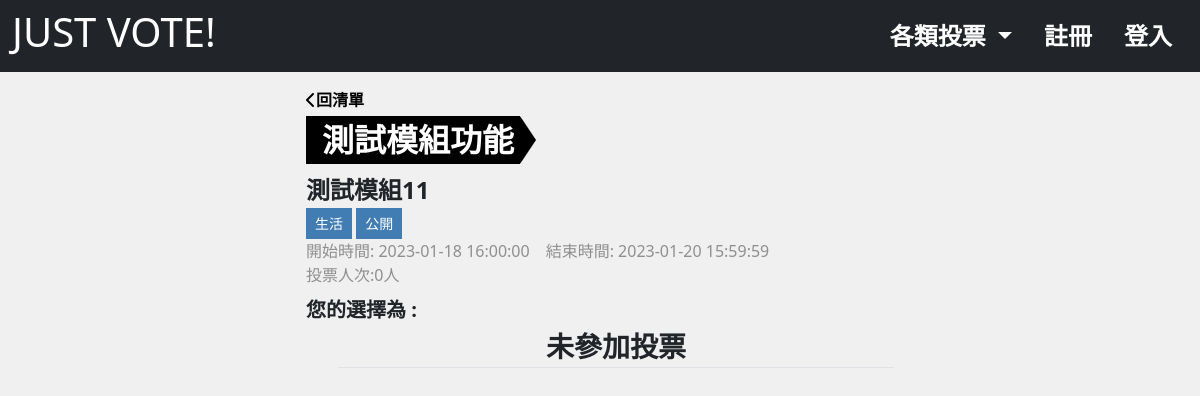
Page /?do=survey_result&id=85 on the committed database.
### tables this page shows
CREATE TABLE `projectvote_subject` (
  `id` int(10) UNSIGNED NOT NULL,
  `title` varchar(64) NOT NULL COMMENT '投票主題',
  `description` text DEFAULT NULL COMMENT '描述',
  `type` tinyint(3) UNSIGNED NOT NULL DEFAULT 0 COMMENT '投票類型',
  `vote` int(10) NOT NULL DEFAULT 0 COMMENT '被投票次數',
  `private` tinyint(1) NOT NULL DEFAULT 0 COMMENT '是否為私人投票',
  `category_id` int(10) UNSIGNED NOT NULL,
  `start_time` timestamp NOT NULL DEFAULT current_timestamp() COMMENT '開始時間',
  `end_time` timestamp NULL DEFAULT NULL COMMENT '結束時間',
  `created_at` timestamp NOT NULL DEFAULT current_timestamp(),
  `update_at` timestamp NOT NULL DEFAULT current_timestamp() ON UPDATE current_timestamp(),
  `check_num` int(10) UNSIGNED NOT NULL
);

CREATE TABLE `projectvote_subject_category` (
  `id` int(10) UNSIGNED NOT NULL,
  `category` varchar(32) NOT NULL
);

### db/base.php (called while the page is built, shortened)
<?php
$db = "mysql:local=localhost;charset=utf8;dbname=vote;";
$pdo = new PDO($db,"root","");
function find($table,$id){
    global $pdo;
    $sql = "SELECT * FROM  `$table`";
    if(is_array($id)){
        $input = [];
        foreach($id as $key => $value){
            $input[]="`$key`='$value'";
        }
        $sql = $sql ." WHERE ". join(" && ",$input);
    }else {
        $sql = $sql . "WHERE `id`='$id'";
    }
    return $pdo->query($sql)->fetch(PDO::FETCH_ASSOC);
}
?>

### front/survey_result.php (the view, shortened to what this page needs)
<?php
include_once "./db/base.php";
$survey = find('projectvote_subject',$_GET['id']);
$categoryName = find('projectvote_subject_category',$survey['category_id']);
$optionId='';
switch($survey['private']){
    case 0:
        $private = '公開';
    break;
}
?>
<div class="container-xxl pb-5 mt-3">
    <div class="survey-info w-50 mx-auto">
      <a href="#" class="fw-bold d-block mb-1 back-btn"><i class="fa-solid fa-chevron-left mr-1"></i>回清單</a>
      <h2 class="section-tag tag-lg mb-2"><?=$survey['title']?></h2>
      <p class="fs-4 fw-bold mt-2 mb-0" ><?=$survey['description']?></p>
      <div class="tag">
          <span class="survey-tag btn btn-sm"><?=$categoryName['category']?></span>
          <span class="survey-tag btn btn-sm"><?=$private?></span>
      </div>
    </div>
    <div class="survey-date text-sub mb-2 w-50 mx-auto">
      <span class="pe-3">開始時間: <time><?=$survey['start_time']?></time></span><span>結束時間: <time><?=$survey['end_time']?></time></span>
      <div>投票人次:<span class="subject_vote"><?=$survey['vote']?>人</span></div>
    </div>
    <div class="result-info-box w-50 mx-auto fw-bold fs-5">
      <div>您的選擇為 :</div>
      <ul class="result-option-list">
        <?php
        if(!empty($optionId)){
          $votedOpt=[];
          foreach($optionId as $value){
            $vote=find('projectvote_subject_options',['id'=>$value])['opt'];
            $votedOpt[]="'{$vote}'";
            echo "<li class='result-option-item border-bottom border-1 border-sub text-center fs-3'>";
            echo "<i class='fa-sharp fa-solid fa-check text-main'></i>$vote</li>";
          }
          $votedOpt=join(',',$votedOpt);
        }else{
          echo "<li class='result-option-item border-bottom border-1 border-sub text-center fs-3'>未參加投票</li>";
        }
        ?>
      </ul>
    </div>
</div>

### style/all.css (style rules this page uses)
:root { --main: rgb(65, 124, 179); --main-hover: rgb(157, 194, 228); --white: rgb(255, 255, 255); --white-opacity-9: rgb(255, 255, 255,.9); --black: rgb(0, 0, 0); --black-opacity-5: rgb(0, 0, 0,.8); --black-opacity-3: rgb(0, 0, 0,.3); --gray: #F0F0F0; --gray-opacity-8: rgb(240, 240, 240,.8); --gray-heavy: #cfcfcf; --sub: #8f8f8f; --section-height: max(30vh, 300px); --section-tag-fs:1.375rem; --section-tag-arrow:calc((var(--section-tag-fs) * 1.5) / 2); --section-tag-fs-lg:2rem; --section-tag-lg-arrow:calc((var(--section-tag-fs-lg) * 1.5) / 2); --nav-width:max(200px,13%); }
body { background-color: var(--gray); }
a { text-decoration: none; }
.btn { white-space: nowrap; }
ol, li { list-style: none; }
.section-tag { width: fit-content; position: relative; background-color: var(--black); font-size: var(--section-tag-fs); padding-left: 16px; padding-right: 6px; margin-bottom: 0; font-weight: 700; color: var(--white); line-height: 1.5; vertical-align: middle; }
.section-tag::after { content: ''; position: absolute; top: 0; right: -1.03rem; height: 100%; border-top: var(--section-tag-arrow) solid transparent; border-bottom: var(--section-tag-arrow) solid transparent; border-left: var(--section-tag-arrow) solid var(--black); }
.section-tag.tag-lg { font-size: var(--section-tag-fs-lg); }
.section-tag.tag-lg::after { content: ''; position: absolute; top: 0; right: calc(var(--section-tag-fs-lg) * -1); height: 100%; width: var(--section-tag-fs-lg); color: var(--black); clip-path: polygon(0 0,50% 50%,0% 100%); }
.btn, .card, .card-img-top, .list-group, .modal-content, .dropdown-menu, .input-group-text, .form-control, .pagination, .page-item:last-child .page-link, .page-item:first-child .page-link { border-radius: 0 ; }
.back-btn { color: var(--black); }
.survey-tag { cursor: auto; background-color: var(--main); color: var(--white); }
.border-sub { border-color: var(--sub); }
.text-sub { color: var(--sub); }
@media screen and (min-width:768px) { .reg-form, .add-survey-form, .edit-survey-form, .survey-info { width: 80%; } }
@media screen and (min-width:960px) { .reg-form, .add-survey-form, .edit-survey-form, .survey-info { width: 50%; } }

### rows in the picture
projectvote_subject: title "測試模組功能", description "測試模組11", private "公開", start_time "2023-01-18 16:00:00", end_time "2023-01-20 15:59:59", vote "0"
projectvote_subject_category: category "生活"
